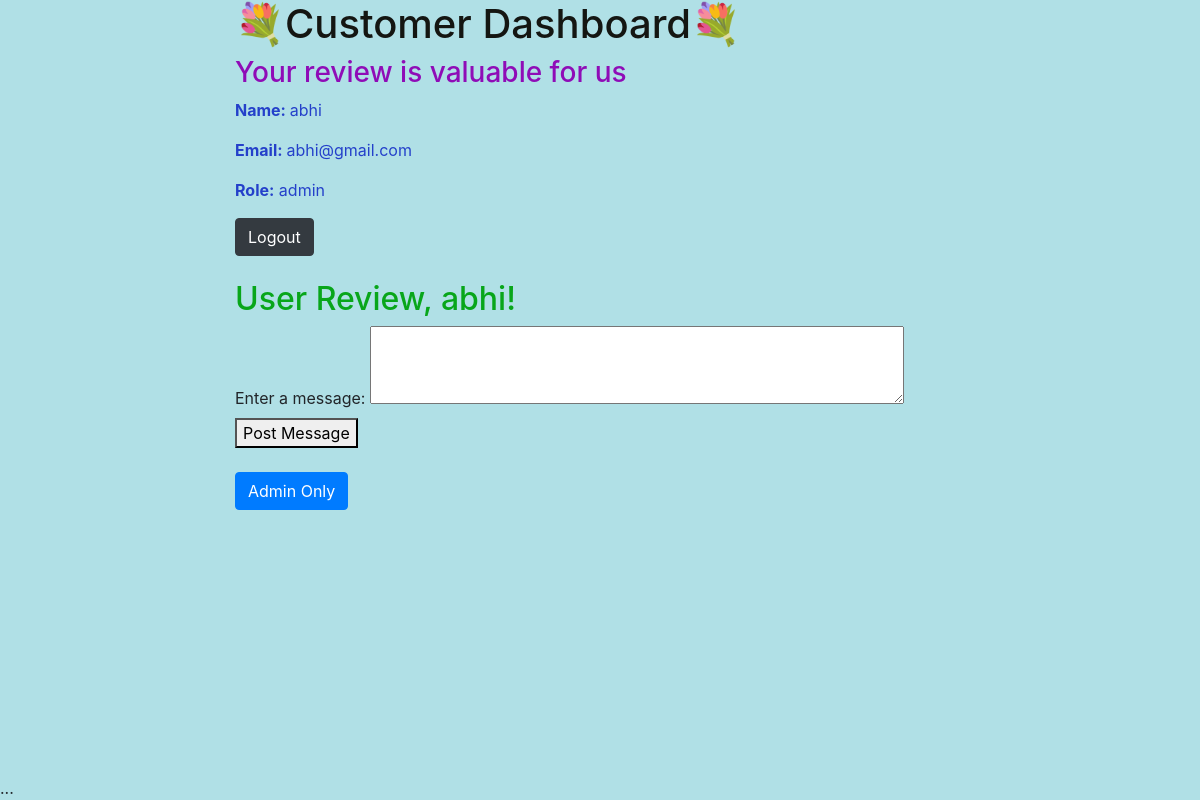
The page /dashboard (signed in) on the database as committed earlier.
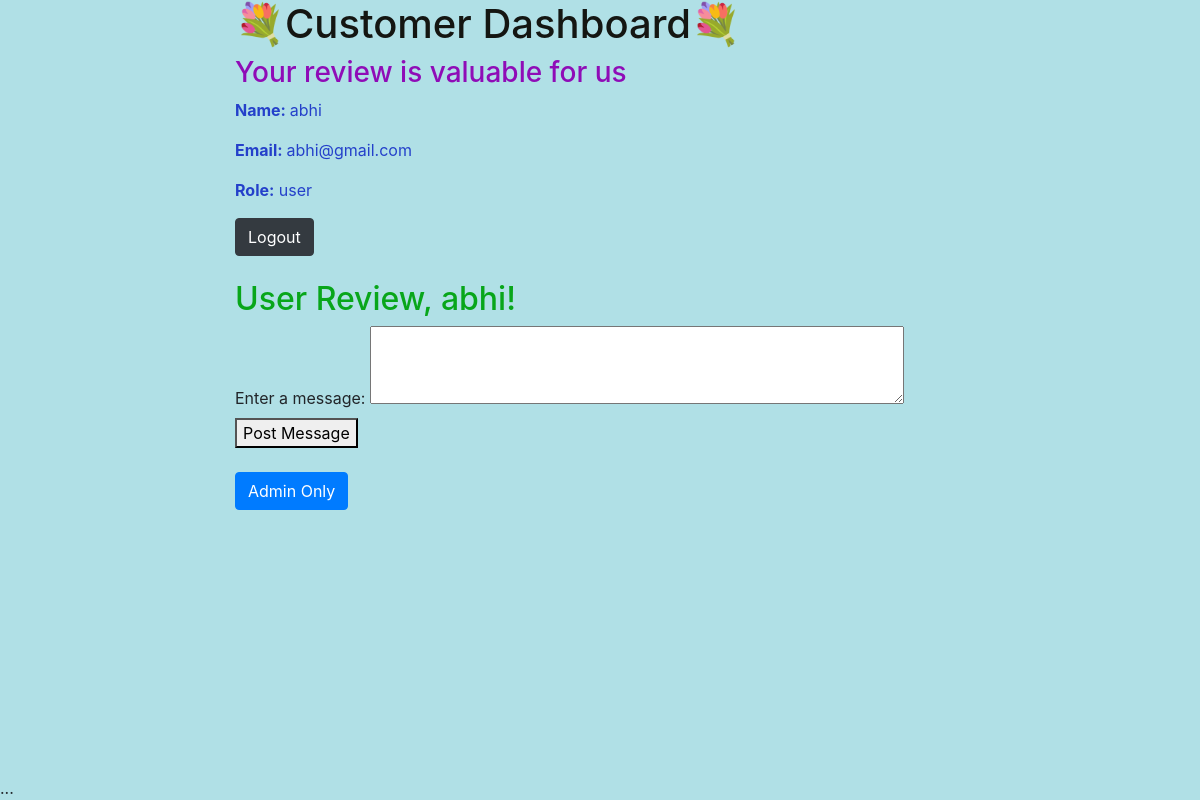
The same page on the database as committed later.
### tables this page shows
CREATE TABLE User (
    id INTEGER PRIMARY KEY AUTOINCREMENT,
    name TEXT NOT NULL,
    password TEXT NOT NULL,
    email TEXT UNIQUE NOT NULL,
    role TEXT DEFAULT 'user',               
    comments TEXT
      );

### app.py (the view)
@app.route('/dashboard')
def dashboard():
    if 'email' in session:
        with get_db() as db:
            user = db.execute('SELECT * FROM User WHERE email = ?', (session['email'],)).fetchone()
            if user:
                return render_template('dashboard.html', user={
                    "name": escape(user['name']),
                    "email": user['email'],
                    "role": user['role']
                })
        session.pop('email', None)
        return redirect('/login')
    return redirect('/admin')

### app.py (called while the page is built)
@app.after_request
def add_security_headers(response):
    response.headers['X-Frame-Options'] = 'DENY'
    response.headers['Content-Security-Policy'] = "frame-ancestors 'none';"
    return response

@app.before_request
def session_management():
    if 'email' in session:
        session.modified = True  # Update session timestamp for activity

@app.after_request
def apply_csp(response):
    response.headers['Content-Security-Policy'] = "default-src 'self'; script-src 'self'; "
    return response

def get_db():
    if 'db' not in g:
        g.db = sqlite3.connect(DATABASE)
        g.db.row_factory = sqlite3.Row
    return g.db

### templates/dashboard.html (shortened to what this page needs)
<!DOCTYPE html>
<html lang="en">
<head>
  <link rel="stylesheet" href="https://cdn.jsdelivr.net/npm/bootstrap@4.6.2/dist/css/bootstrap.min.css">
</head>
<body>
<div class="container">
    <div class=" row justify-content-center">
        <div class="col-sm-8">
            <h1>💐Customer Dashboard💐</h1>
            <h3>Your review is valuable for us </h3>
            <p><b>Name: </b> {{user.name}}</p>
            <p><b>Email: </b> {{user.email}}</p>
            <p><b>Role:</b> {{ user.role }}</p>
            <a href="/logout" class="btn btn-dark">Logout</a>
        </div>
            <div class="fixed-bottom">...</div>
        <div class="col-sm-8">
         <br><h2> User Review, {{user.name }}!</h2>
         <form action="/post" method="post">
        <label for="message">Enter a message:</label>
        <textarea id="message" name="message" rows="3" cols="50"></textarea>
        <button type="submit">Post Message</button><br>
         <br><a href="/admin_dashboard" class="btn btn-primary">Admin Only</a>
    </div>
</div>
</body>
</html>

### templates/dashboard.html (style rules this page uses)
body { background-color: powderblue; }
h1 { color: rgba(7, 4, 0, 0.923); }
h2 { color: rgb(8, 166, 26); }
h3 { color: rgb(143, 12, 183); }
p { color: rgb(36, 64, 202); }

Rows that differ between the two databases and show on the page:
changed User "abhi": role "admin" → "user"
